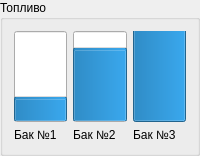
                <widget class="QGroupBox" name="groupBox_9">
                 <property name="title">
                  <string>Топливо</string>
                 </property>
                 <layout class="QHBoxLayout" name="horizontalLayout_26">
                  <item>
                   <layout class="QVBoxLayout" name="verticalLayout_19">
                    <item>
                     <widget class="QProgressBar" name="progressBar">
                      <property name="enabled">
                       <bool>true</bool>
                      </property>
                      <property name="sizePolicy">
                       <sizepolicy hsizetype="Minimum" vsizetype="Expanding">
                        <horstretch>0</horstretch>
                        <verstretch>0</verstretch>
                       </sizepolicy>
                      </property>
                      <property name="value">
                       <number>24</number>
                      </property>
                      <property name="textVisible">
                       <bool>false</bool>
                      </property>
                      <property name="orientation">
                       <enum>Qt::Vertical</enum>
                      </property>
                     </widget>
                    </item>
                    <item>
                     <widget class="QLabel" name="label_24">
                      <property name="text">
                       <string>Бак №1</string>
                      </property>
                     </widget>
                    </item>
                   </layout>
                  </item>
                  <item>
                   <layout class="QVBoxLayout" name="verticalLayout_20">
                    <item>
                     <widget class="QProgressBar" name="progressBar_2">
                      <property name="sizePolicy">
                       <sizepolicy hsizetype="Minimum" vsizetype="Expanding">
                        <horstretch>0</horstretch>
                        <verstretch>0</verstretch>
                       </sizepolicy>
                      </property>
                      <property name="value">
                       <number>78</number>
                      </property>
                      <property name="textVisible">
                       <bool>false</bool>
                      </property>
                      <property name="orientation">
                       <enum>Qt::Vertical</enum>
                      </property>
                     </widget>
                    </item>
                    <item>
                     <widget class="QLabel" name="label_25">
                      <property name="text">
                       <string>Бак №2</string>
                      </property>
                     </widget>
                    </item>
                   </layout>
                  </item>
                  <item>
                   <layout class="QVBoxLayout" name="verticalLayout_21">
                    <item>
                     <widget class="QProgressBar" name="progressBar_3">
                      <property name="sizePolicy">
                       <sizepolicy hsizetype="Minimum" vsizetype="Expanding">
                        <horstretch>0</horstretch>
                        <verstretch>0</verstretch>
                       </sizepolicy>
                      </property>
                      <property name="value">
                       <number>100</number>
                      </property>
                      <property name="textVisible">
                       <bool>false</bool>
                      </property>
                      <property name="orientation">
                       <enum>Qt::Vertical</enum>
                      </property>
                     </widget>
                    </item>
                    <item>
                     <widget class="QLabel" name="label_26">
                      <property name="text">
                       <string>Бак №3</string>
                      </property>
                     </widget>
                    </item>
                   </layout>
                  </item>
                 </layout>
                </widget>
